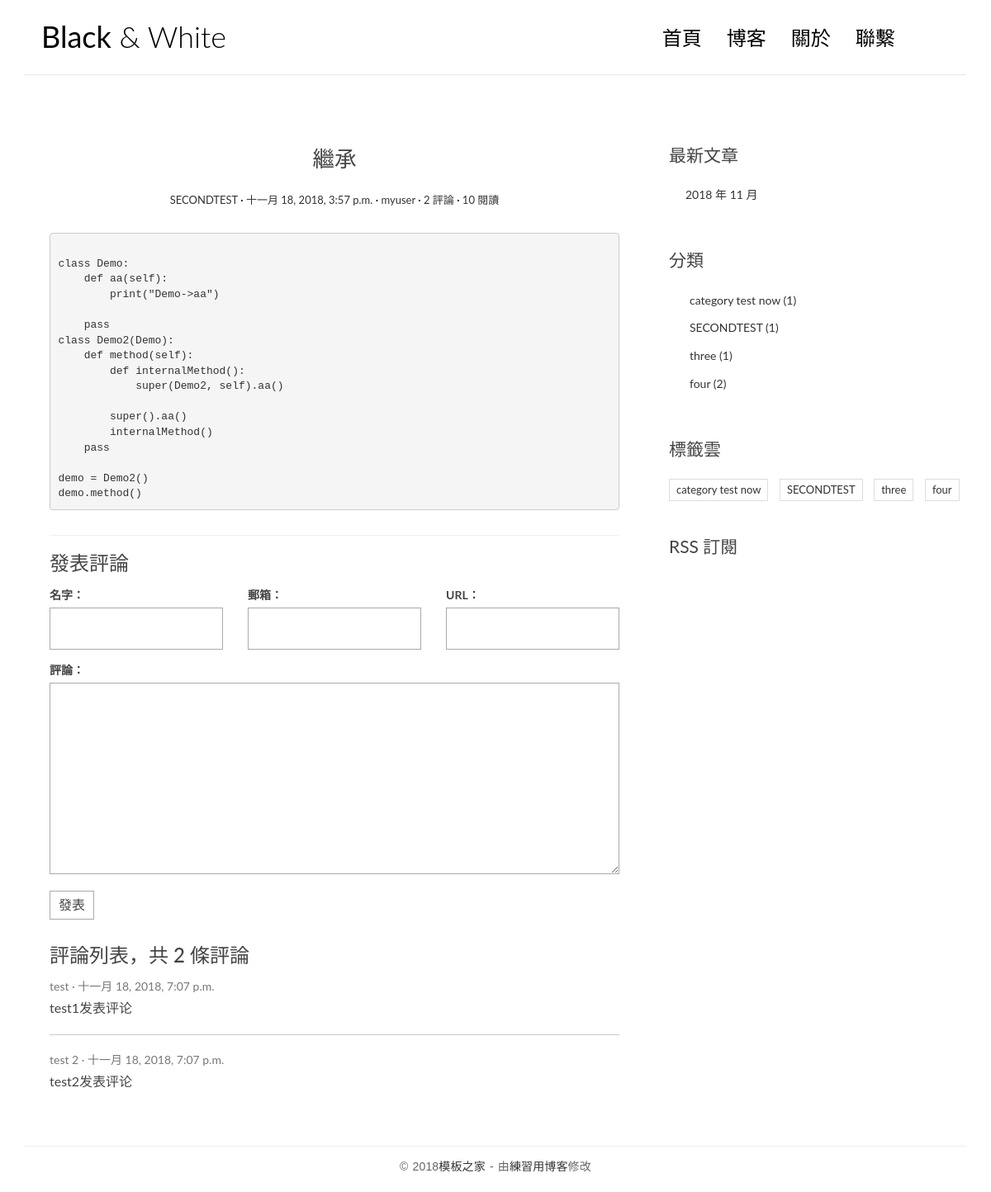
The app's page /post/2/ with its own data.
### blog/models.py (models this page shows, shortened)
class Post(models.Model):
    views = models.PositiveIntegerField(default=0)
    created_time = models.DateTimeField()
    title = models.CharField(max_length=70)
    body = models.TextField()
    created_time = models.DateTimeField()
    modified_time = models.DateTimeField()
    excerpt = models.CharField(max_length=200, blank=True)
    category = models.ForeignKey(Category, on_delete=models.CASCADE)
    tags = models.ManyToManyField(Tag, blank=True)
    author = models.ForeignKey(User, on_delete=models.CASCADE)
    def increase_views(self):
        self.views += 1
        self.save(update_fields=['views'])
    class Meta:
        ordering = ['-created_time']

class Category(models.Model):
    name = models.CharField(max_length=100)

### comments/models.py (models this page shows, shortened)
class Comment(models.Model):
    name = models.CharField(max_length=100)
    email = models.EmailField(max_length=255)
    url = models.URLField(blank=True)
    text = models.TextField()
    created_time = models.DateTimeField(auto_now_add=True)
    post = models.ForeignKey('blog.Post', on_delete=models.CASCADE)

### blog/views.py (the view)
# urls.py: path('post/<int:pk>/', views.PostDetailView.as_view(), name='detail'),
class PostDetailView(DetailView):
    model = Post
    template_name = 'blog/detail.html'
    context_object_name = 'post'
    def get(self, request, *args, **kwargs):
        response = super(PostDetailView, self).get(request, *args, **kwargs)
        self.object.increase_views()
        return response
    def get_object(self, queryset=None):
        post = super(PostDetailView, self).get_object(queryset=None)
        post.body = markdown.markdown(post.body,
                                      extensions=[
                                          'markdown.extensions.extra',
                                          'markdown.extensions.codehilite',
                                          'markdown.extensions.toc',
                                      ])
        return post
    def get_context_data(self, **kwargs):
        context = super(PostDetailView, self).get_context_data(**kwargs)
        form = CommentForm()
        comment_list = self.object.comment_set.all()
        context.update({
            'form': form,
            'comment_list': comment_list
        })
        return context

### comments/forms.py
class CommentForm(forms.ModelForm):
    class Meta:
        model = Comment
        fields = ['name', 'email', 'url', 'text']

### blog/templatetags/blog_tags.py (called while the page is built)
@register.simple_tag
def archives():
    return Post.objects.dates('created_time', 'month', order='DESC')

@register.simple_tag
def get_categories():
    return Category.objects.annotate(num_posts=Count('post')).filter(num_posts__gt=0)

### blog/templates/blog/detail.html (shortened to what this page needs)
{% extends 'blog/base.html' %}
{% block main %}
    <article class="post post-{{ post.pk }}">
        <header class="entry-header">
            <h1 class="entry-title">{{ post.title }}</h1>
            <div class="entry-meta">
                <span class="post-category"><a href="#">{{ post.category.name }}</a></span>
                <span class="post-date"><a href="#"><time class="entry-date"
                                                          datetime="{{ post.created_time }}">{{ post.created_time }}</time></a></span>
                <span class="post-author"><a href="#">{{ post.author }}</a></span>
                <span class="comments-link"><a href="#">{{ post.comment_set.count }} 評論</a></span>
                <span class="views-count"><a href="#">{{ post.views }} 閱讀</a></span>
            </div>
        </header>
        <div class="entry-content clearfix">
            {{ post.body|safe }}
        </div>
    </article>
    <section class="comment-area" id="comment-area">
        <hr>
        <h3>發表評論</h3>
        <form action="{% url 'comments:post_comment' post.pk %}" method="post" class="comment-form">
          <div class="row">
            <div class="col-md-4">
              <label for="{{ form.name.id_for_label }}">名字：</label>
              {{ form.name }}
            </div>
            <div class="col-md-4">
              <label for="{{ form.email.id_for_label }}">郵箱：</label>
              {{ form.email }}
            </div>
            <div class="col-md-4">
              <label for="{{ form.url.id_for_label }}">URL：</label>
              {{ form.url }}
            </div>
            <div class="col-md-12">
              <label for="{{ form.text.id_for_label }}">評論：</label>
              {{ form.text }}
              <button type="submit" class="comment-btn">發表</button>
            </div>
          </div>
        </form>
        <div class="comment-list-panel">
            <h3>評論列表，共 <span>{{ post.comment_set.count }}</span> 條評論</h3>
            <ul class="comment-list list-unstyled">
                {% for comment in comment_list %}
              <li class="comment-item">
                <span class="nickname">{{ comment.name }}</span>
                <time class="submit-date">{{ comment.created_time }}</time>
                <div class="text">
                  {{ comment.text }}
                </div>
              </li>
              {% empty %}
              暫無評論
              {% endfor %}
            </ul>
        </div>
    </section>
{% endblock main %}

### blog/templates/blog/base.html (shortened to what this page needs)
{% load staticfiles %}
{% load blog_tags %}
<!DOCTYPE html>
<html>
<head>
    <link rel="stylesheet" href="http://code.ionicframework.com/ionicons/2.0.1/css/ionicons.min.css">
    <link rel="stylesheet" href="{% static 'blog/css/bootstrap.min.css' %}">
    <link rel="stylesheet" href="{% static 'blog/css/pace.css' %}">
    <link rel="stylesheet" href="{% static 'blog/css/custom.css' %}">
    <link rel="stylesheet" href="{% static 'blog/css/highlights/github.css' %}">
</head>
<body>
<div class="container">
    <header id="site-header">
        <div class="row">
            <div class="col-md-4 col-sm-5 col-xs-8">
                <div class="logo">
                    <h1><a href="{% url 'blog:index' %}"><b>Black</b> &amp; White</a></h1>
                </div>
            </div>
            <div class="col-md-8 col-sm-7 col-xs-4">
                <nav class="main-nav" role="navigation">
                    <div class="collapse navbar-collapse" id="bs-example-navbar-collapse-1">
                        <ul class="nav navbar-nav navbar-right">
                            <li class="cl-effect-11"><a href="{% url 'blog:index' %}" data-hover="首頁">首頁</a></li>
                            <li class="cl-effect-11"><a href="full-width.html" data-hover="博客">博客</a></li>
                            <li class="cl-effect-11"><a href="about.html" data-hover="關於">關於</a></li>
                            <li class="cl-effect-11"><a href="contact.html" data-hover="聯繫">聯繫</a></li>
                        </ul>
                    </div>
                </nav>
            </div>
        </div>
    </header>
</div>
<div class="content-body">
    <div class="container">
        <div class="row">
            <main class="col-md-8">
                {% block main %}
                {% endblock main %}
            </main>
            <aside class="col-md-4">
                <div class="widget widget-recent-posts">
                    <h3 class="widget-title">最新文章</h3>
                    {% archives as date_list %}
                  <ul>
                    {% for date in date_list %}
                    <li>
                      <a href="{% url 'blog:archives' date.year date.month %}">{{ date.year }} 年 {{ date.month }} 月</a>
                    </li>
                    {% empty %}
                    暫無檔案！
                    {% endfor %}
                  </ul>
                </div>
                <div class="widget widget-category">
                    <h3 class="widget-title">分類</h3>
                    {% get_categories as category_list %}
                  <ul>
                    {% for category in category_list %}
                    <li>
                      <a href="#">{{ category.name }} <span class="post-count">({{ category.num_posts }})</span></a>
                    </li>
                    {% empty %}
                    暂無分類！
                    {% endfor %}
                  </ul>
                </div>
                <div class="widget widget-tag-cloud">
                    <h3 class="widget-title">標籤雲</h3>
                    <ul>
                    {% for category in category_list %}
                        <li>
                          <a href="{% url 'blog:category' category.pk %}">{{ category.name }}</a>
                        </li>
                    {% endfor %}
                    </ul>
                </div>
                <div class="rss">
                    <a href=""> RSS 訂閱</a>
                </div>
            </aside>
        </div>
    </div>
</div>
<footer id="site-footer">
    <div class="container">
        <div class="row">
            <div class="col-md-12">
                <p class="copyright">&copy 2018<a href="http://www.cssmoban.com/"
                                                        target="_blank" title="模板之家">模板之家</a>
                    - 由<a href="http://zmrenwu.com/" title="網頁模板" target="_blank">練習用博客</a>修改
                </p>
            </div>
        </div>
    </div>
</footer>
</body>
</html>

### blog/static/blog/css/custom.css (style rules this page uses)
* { outline: none; }
h1, h2, h3, h4, h5, h6 { margin-top: 0; }
b { font-weight: 400; }
a { color: #333; }
body { color: #444; font-family: 'Lato', sans-serif; }
p { font-family: 'Ubuntu', sans-serif; font-weight: 400; word-spacing: 1px; letter-spacing: 0.01em; }
#site-header { background-color: #FFF; padding: 25px 20px; margin-bottom: 40px; border-bottom: 1px solid #e7e7e7; }
.logo h1 a { color: #000; }
.logo h1 { margin: 0; font-family: 'Lato', sans-serif; font-weight: 300; }
.main-nav { margin-top: 11px; max-width: 95%; }
.main-nav a { color: #000000 !important; padding: 0 0 5px 0 !important; margin-right: 30px; font-family: 'Lato', sans-serif; font-weight: 300; font-size: 24px; }
.cl-effect-11 a { padding: 10px 0; color: #0972b4; text-shadow: none; }
.cl-effect-11 a::before { position: absolute; top: 0; left: 0; overflow: hidden; padding: 0 0 5px 0 !important; max-width: 0; border-bottom: 1px solid #000; color: #000; content: attr(data-hover); white-space: nowrap; -webkit-transition: max-width 0.5s; -moz-transition: max-width 0.5s; transition: max-width 0.5s; }
.content-body { padding-bottom: 4em; }
.post { background: #fff; padding: 30px 30px 0; }
.entry-title { text-align: center; font-size: 1.9em; margin-bottom: 20px; line-height: 1.6; padding: 10px 20px 0; }
.entry-meta { text-align: center; color: #DDDDDD; font-size: 13px; margin-bottom: 30px; }
.entry-content { font-size: 18px; line-height: 1.9; font-weight: 300; color: #000; }
.post-category::after, .post-date::after, .post-author::after, .comments-link::after { content: ' ·'; color: #000; }
.widget { background: #fff; padding: 30px 0 0; }
.widget-title { font-size: 1.5em; margin-bottom: 20px; line-height: 1.6; padding: 10px 0 0; font-weight: 400; }
.widget-recent-posts ul { padding: 0; margin: 0; padding-left: 20px; }
.widget-recent-posts ul li { list-style-type: none; position: relative; line-height: 170%; margin-bottom: 10px; }
.widget-recent-posts ul li::before { content: '\f3d3'; font-family: "Ionicons"; position: absolute; left: -17px; top: 3px; font-size: 16px; color: #000; }
.widget-category ul { padding: 0; margin: 0; padding-left: 25px; }
.widget-category ul li { list-style-type: none; position: relative; line-height: 170%; margin-bottom: 10px; }
.widget-category ul li::before { content: '\f3fe'; font-family: "Ionicons"; position: absolute; left: -25px; top: 1px; font-size: 18px; color: #000; }
.widget-tag-cloud ul { padding: 0; margin: 0; margin-right: -10px; }
.widget-tag-cloud ul li { list-style-type: none; font-size: 13px; display: inline-block; margin-right: 10px; margin-bottom: 10px; padding: 3px 8px; border: 1px solid #ddd; }
.rss { font-size: 21px; margin-top: 30px; }
.rss a { color: #444; }
#site-footer { padding-top: 10px; padding: 0 0 1.5em 0; }
.copyright { text-align: center; padding-top: 1em; margin: 0; border-top: 1px solid #eee; color: #666; }
.contact-form input, .comment-form input { border: 1px solid #aaa; margin-bottom: 15px; width: 100%; padding: 15px 15px; font-size: 16px; line-height: 100%; transition: 0.4s border-color linear; }
.contact-form textarea, .comment-form textarea { border: 1px solid #aaa; margin-bottom: 15px; width: 100%; padding: 15px 15px; font-size: 16px; line-height: 20px !important; min-height: 183px; transition: 0.4s border-color linear; }
.comment-area { padding: 0 30px 0; }
.comment-form { margin-top: 15px; }
.comment-form .comment-btn { background-color: #fff; border: 1px solid #aaa; font-size: 16px; padding: 5px 10px; }
.comment-list-panel { margin-top: 30px; }
.comment-list { margin-top: 15px; }
.comment-item:not(:last-child) { border-bottom: 1px #ccc solid; margin-bottom: 20px; padding-bottom: 20px; }
.comment-item .nickname, .comment-item .submit-date { color: #777; font-size: 14px; }
.comment-item .nickname:after { content: ' ·'; }
.comment-item .text { padding-top: 5px; font-size: 16px; }

### records on screen
Post: title "繼承", category.name "SECONDTEST", created_time "十一月 18, 2018, 3:57 p.m.", author "myuser", comment_set.count "2", views "10", body "class Demo: def aa(self): print(\"Demo->aa\") pass class Demo2(Demo): def method(self): def internalMethod(): super(Demo2, self).aa() super().aa() internalMethod() pass demo = Demo2() demo.method()"
Comment: name "test", created_time "十一月 18, 2018, 7:07 p.m.", text "test1发表评论"
Comment: name "test 2", created_time "十一月 18, 2018, 7:07 p.m.", text "test2发表评论"
Category: name "category test now", num_posts "1"
Category: name "SECONDTEST", num_posts "1"
Category: name "three", num_posts "1"
Category: name "four", num_posts "2"

### other values on screen
{{ date.year }} "2018"
{{ date.month }} "11"
